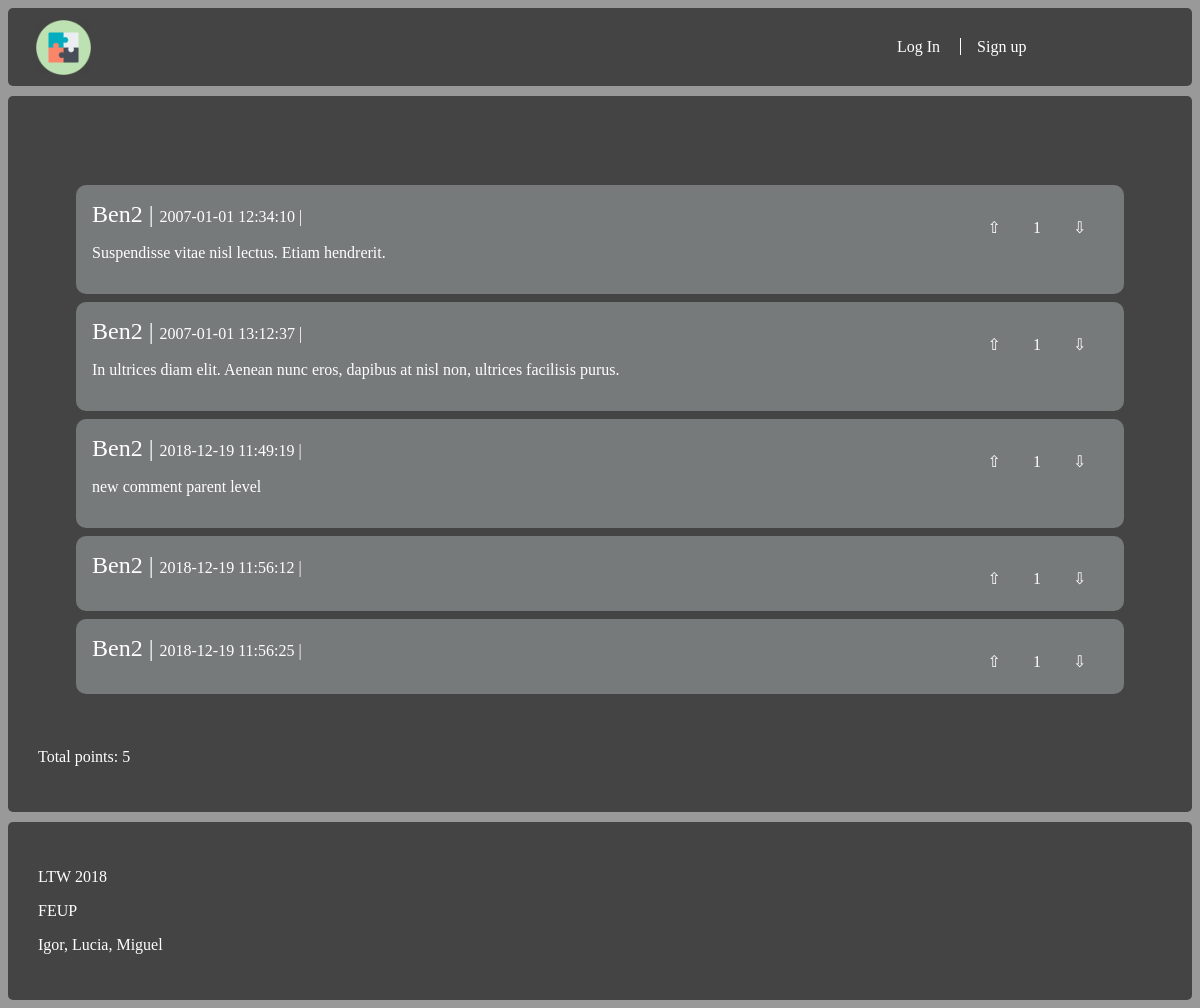
Page /user_page.php?id_user=2 on the committed database.
### tables this page shows
CREATE TABLE comments (
    id_parent_comment INTEGER,
    id_story INTEGER,
    id_comment INTEGER,
    id_user INTEGER REFERENCES users NOT NULL,
    published DATE NOT NULL,
    comment_text VARCHAR NOT NULL,
    plus INTEGER NOT NULL,
    PRIMARY KEY(id_comment, id_story)
);

CREATE TABLE users (
    id_user INTEGER PRIMARY KEY AUTOINCREMENT,
    username VARCHAR NOT NULL,
    password VARCHAR NOT NULL
);

### database/user.php (called while the page is built, shortened)
<?php
    function getUsername($id) {
        global $dbh;
        $stmt = $dbh->prepare("SELECT * FROM users WHERE id_user = ?");
        $stmt->execute(array($id));
        return $stmt->fetch()["username"];
    }
?>

### user_page.php (the view, shortened to what this page needs)
<!DOCTYPE html>
<html lang="en">
<?php
        $id_user = $_GET['id_user'];
?>
<head>
    <link rel="stylesheet" type="text/css" media="screen" href="style/layout.css" />
    <link rel="stylesheet" type="text/css" media="screen" href="style/main.css" />
</head>
<body>
<div class="wrapper">
<div class="box header">
    <section id="story">
        <?php
        include_once('includes/header.php');
        $db = new PDO('sqlite:database/stories_db.db');
        $stmt = $db->prepare("SELECT *
                               FROM comments
                               WHERE id_user = $id_user");
        $stmt->execute();
        $comments = $stmt->fetchAll();
        ?>
         </div>
         <div class = "box content">
         <div class = "box footer">
         <?php
         $karma = 0;
         foreach($comments as $comment){
            ?>
            <div id = "comment">
            <?php
            $karma += $comment["plus"];
           echo '<article class="comment">';
             echo '<span>' . getUsername($comment['id_user']) . '</span>';
             echo '<span>' . $comment['published'] . '</span>';
			 if($_SESSION["logged_in"]) {
             echo '<div class="votes"><a href="action_upvote.php';
             echo '?id_comment=' . $comment['id_comment'];
             echo '&id_story=' . $comment['id_story'];
             echo '&plus=' . $comment['plus'];
				if (hasUpvoted($_SESSION["id_user"], $comment['id_comment'], $comment['id_story']))
					echo '">⬆</a>';
				else
					echo '">⇧</a>';
				echo $comment['plus'];
				echo '<a href="action_downvote.php';
				echo '?id_comment=' . $comment['id_comment'];
				echo '&id_story=' . $comment['id_story'];
				echo '&plus=' . $comment['plus'];
				if (hasDownvoted($_SESSION["id_user"], $comment['id_comment'], $comment['id_story']))
					echo '">⬇</a></div>';
				else
					echo '">⇩</a></div>';
			 } else {
				echo '<div class="votes"><a href="login.php';
				echo '">⇧</a>';
				echo $comment['plus'];
				echo '<a href="login.php';
				echo '">⇩</a></div>';
			 }
             echo '<p>' . $comment['comment_text'] . '</p>';
           echo '</article>';
           ?>
           </div>
           <?php
         }
         ?>
         </div>
        <?php echo '</section>';
        echo '<p>Total points: ' . $karma . '</p>';
     ?>
    </div>
    <?php include_once('includes/footer.php');?>
</body>
</html>

### style/layout.css (style rules this page uses)
.wrapper { display: grid; grid-gap: 10px; grid-template-areas: " header header header" "content content content" "footer footer footer"; }
.content { grid-area: content; position: relative; }
.header { grid-area: header; }
.footer { grid-area: footer; }
.box { background-color: #444; color: #fff; border-radius: 5px; padding: 30px; font-size: 100%; }
.header, .footer { background-color:#444; }

### style/main.css (style rules this page uses)
html { background-color: #999; font-family: Verdana; }
a { font-family: Verdana; color: white; text-decoration: none; font-size: 1em; }
p { font-family: Verdana; }
#comment { background-color: rgb(119, 122, 122); border-radius: 10px; padding: 1em; margin:0.5em; }
#comment span:after { content: " | "; }
#comment span:first-of-type { font-size: 1.5em; }
.votes { width: 0px; height: 0px; }
.content .votes a { border: none; padding: 2em; position: relative; left: 0%; }
.content .votes { position: relative; left: 84%; top: 10px; }
.votes a { padding: 2em; }
#comment .votes { position: relative; left: 85%; top:-10px; }

### rows in the picture
comments: id_user.username "Ben2", published "2007-01-01 12:34:10", plus "1", comment_text "Suspendisse vitae nisl lectus. Etiam hendrerit."
comments: id_user.username "Ben2", published "2007-01-01 13:12:37", plus "1", comment_text "In ultrices diam elit. Aenean nunc eros, dapibus at nisl non, ultrices facilisis purus."
comments: id_user.username "Ben2", published "2018-12-19 11:49:19", plus "1", comment_text "new comment parent level"
comments: id_user.username "Ben2", published "2018-12-19 11:56:12", plus "1"
comments: id_user.username "Ben2", published "2018-12-19 11:56:25", plus "1"

### other values in the picture
$karma "5"
